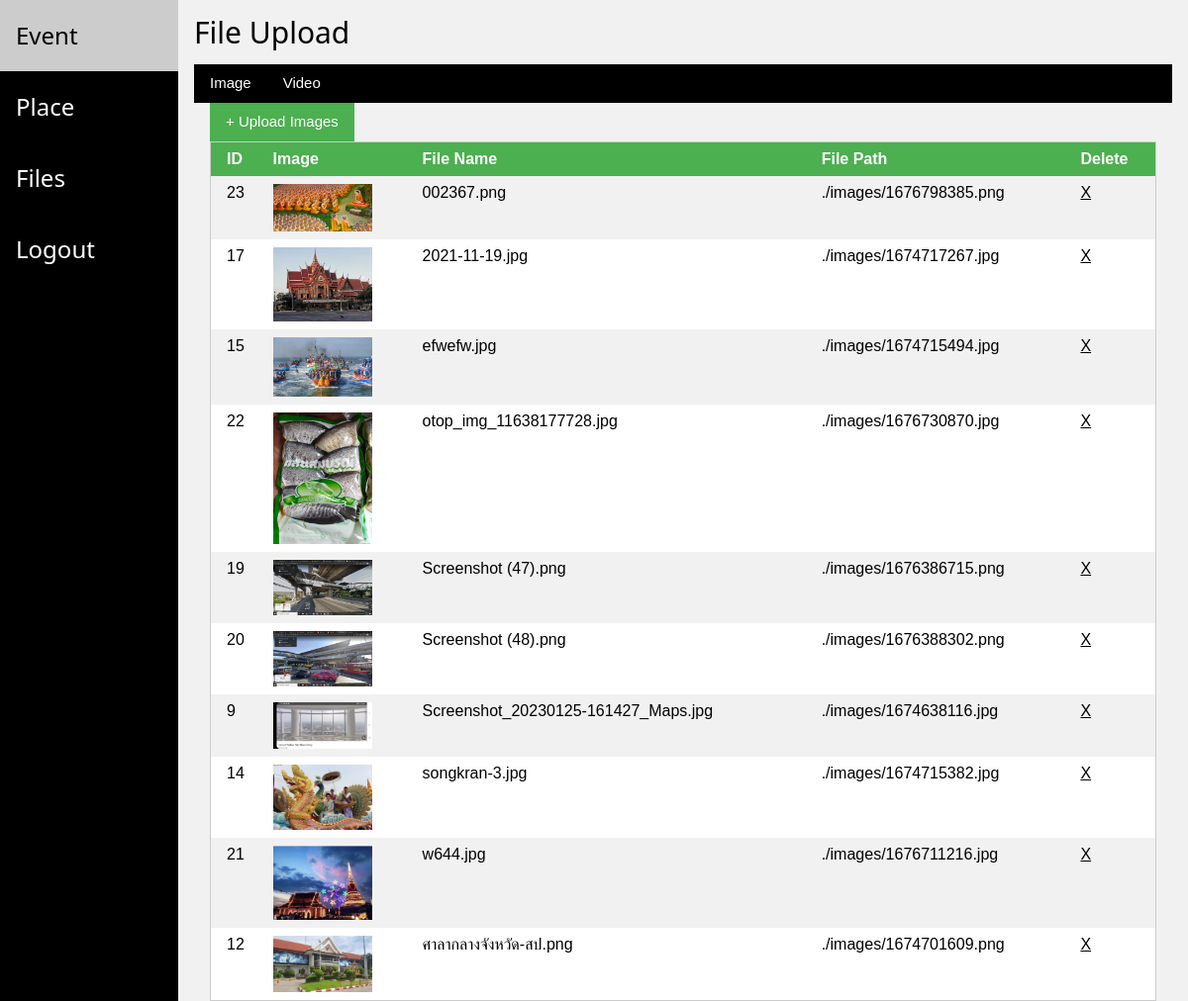
Before: /travel_be/index.php?page=files (signed in) with the older database file.
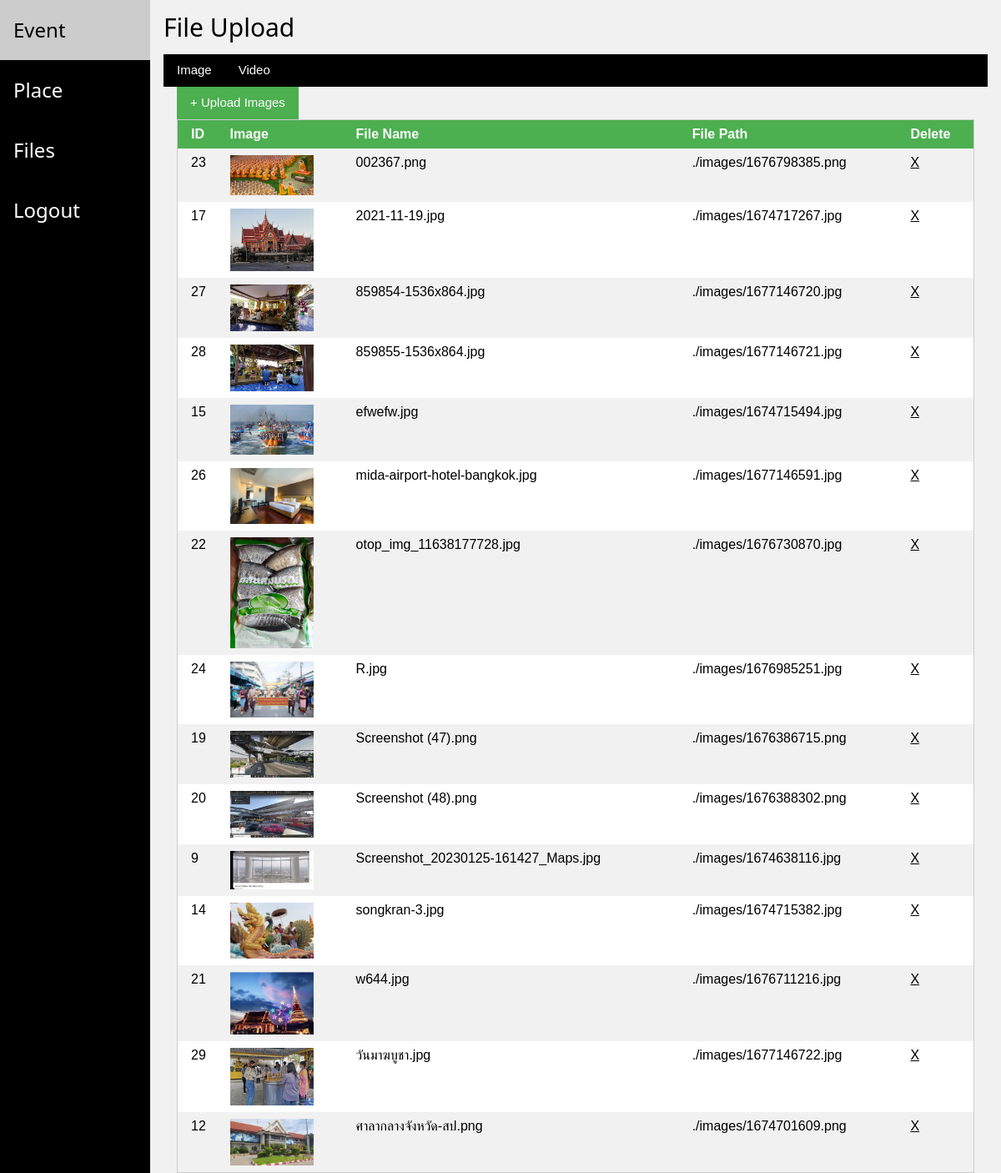
After: the same page with the newer database file.
### tables this page shows
CREATE TABLE `table_file` (
  `file_id` int(10) UNSIGNED NOT NULL,
  `file_name` text NOT NULL,
  `file_path` text NOT NULL,
  `file_uploader` int(11) NOT NULL,
  `file_type` tinytext NOT NULL
);

### travel_be/fileUpload/list_image.php (the view, shortened to what this page needs)
<?php
$stmt2 = $conn->prepare("SELECT * FROM table_file WHERE (? = 1 or file_uploader = ?) AND file_type = 'image' ORDER BY file_name ASC");
$stmt2->bind_param("ss",$user_info["us_superuser"],$user_info["us_id"]);
$stmt2->execute();
$result2 = $stmt2->get_result();
?>
<table class="w3-table w3-striped w3-border w3-white">
	<tr class="w3-green">
		<th> ID </th><th> Image </th><th> File Name </th><th> File Path</th><th> Delete </th>
	</tr>
<?php
if($result2){
	while($row = $result2->fetch_array(MYSQLI_ASSOC)){
		?>
		<tr>
			<td><?=$row["file_id"]?></td>
			<td><img width="100" src="./../travel_fe/images/<?=$row['file_path']?>" onclick="dom_image_review_img.src=this.src; dom_image_review.style.display='block';"></td>
			<td><?=$row["file_name"]?></td>
			<td><?="./images/".$row["file_path"]?></td>
			<td><a href="./index.php?page=DELETE_FILE&delid=<?=$row["file_id"];?>"> X </a></td>
		</tr>
		<?php
	}
}
?>
</table>

### travel_be/index.php (shortened to what this page needs)
<?php
if(isset($_GET["page"])){
	$page_id = $_GET["page"];
}
?>
<html>
	<link rel="stylesheet" href="./css/w3.css">
	<link rel="stylesheet" href="https://cdnjs.cloudflare.com/ajax/libs/font-awesome/4.7.0/css/font-awesome.min.css">
	<body class="w3-light-grey">
		<?php include("./tab/index.php"); ?>
	</body>
</html>

### travel_be/tab/index.php (shortened to what this page needs)
<div class="w3-sidebar w3-bar-block w3-black" style="width: 15%;">
	<a href="index.php?page=event" class="w3-bar-item w3-button"> <h3>Event</h3> </a>
	<a href="index.php?page=place" class="w3-bar-item w3-button"> <h3>Place</h3> </a>
	<a href="index.php?page=files" class="w3-bar-item w3-button"> <h3>Files</h3> </a>
	<a href="logout.php" class="w3-bar-item w3-button"><h3>Logout</h3></a>
</div>
<div style="margin-left:15%;">
<?php
	switch($page_id){
		case "files" : require("./fileUpload/index.php");break;
	}
?>
</div>

### travel_be/fileUpload/index.php (shortened to what this page needs)
<?php
require("./fileUpload/video_upload.php");
$stmt1 = $conn->prepare("SELECT us_id,us_superuser FROM table_user WHERE us_name = ? AND us_pass = ?");
$stmt1->bind_param("ss",...getUserAndPass());
$stmt1->execute();
$result1 = $stmt1->get_result();
$user_info = $result1->fetch_all(MYSQLI_ASSOC)[0];
?>
<div class="w3-container">
	<h2> File Upload </h2>
	<div class="w3-bar w3-black">
		<button onclick="select_image_tab();" class="w3-button w3-bar-item"> Image </button>
		<button onclick="select_video_tab();" class="w3-button w3-bar-item"> Video </button>
	</div>
	<div class="w3-container" id="dom_image_tab">
		<button onclick="dom_imageUpload.style.display='block';" class="w3-button w3-green"> + Upload Images </button>
		<?php
		include("./fileUpload/list_image.php");
		?>
	</div>
</div>

### travel_be/css/w3.css (style rules this page uses)
*,*:before,*:after { box-sizing:inherit }
html { -ms-text-size-adjust:100%;-webkit-text-size-adjust:100% }
body { margin:0 }
a { background-color:transparent }
img { border-style:none }
button,input,select,textarea,optgroup { font:inherit;margin:0 }
button,input { overflow:visible }
button,select { text-transform:none }
button,[type=button],[type=reset],[type=submit] { -webkit-appearance:button }
html,body { font-family:Verdana,sans-serif;font-size:15px;line-height:1.5 }
html { overflow-x:hidden }
h2 { font-size:30px }
h3 { font-size:24px }
h1,h2,h3,h4,h5,h6 { font-family:"Segoe UI",Arial,sans-serif;font-weight:400;margin:10px 0 }
img { vertical-align:middle }
a { color:inherit }
.w3-table,.w3-table-all { border-collapse:collapse;border-spacing:0;width:100%;display:table }
.w3-striped tbody tr:nth-child(even) { background-color:#f1f1f1 }
.w3-table td,.w3-table th,.w3-table-all td,.w3-table-all th { padding:8px 8px;display:table-cell;text-align:left;vertical-align:top }
.w3-table th:first-child,.w3-table td:first-child,.w3-table-all th:first-child,.w3-table-all td:first-child { padding-left:16px }
.w3-btn,.w3-button { border:none;display:inline-block;padding:8px 16px;vertical-align:middle;overflow:hidden;text-decoration:none;color:inherit;background-color:inherit;text-align:center;cursor:pointer;white-space:nowrap }
.w3-btn,.w3-button { -webkit-touch-callout:none;-webkit-user-select:none;-khtml-user-select:none;-moz-user-select:none;-ms-user-select:none;user-select:none }
.w3-sidebar { height:100%;width:200px;background-color:#fff;position:fixed!important;z-index:1;overflow:auto }
.w3-bar { width:100%;overflow:hidden }
.w3-bar .w3-bar-item { padding:8px 16px;float:left;width:auto;border:none;display:block;outline:0 }
.w3-bar .w3-button { white-space:normal }
.w3-bar-block .w3-bar-item { width:100%;display:block;padding:8px 16px;text-align:left;border:none;white-space:normal;float:none;outline:0 }
.w3-container:after,.w3-container:before,.w3-panel:after,.w3-panel:before,.w3-row:after,.w3-row:before,.w3-row-padding:after,.w3-row-padding:before, .w3-cell-row:before,.w3-cell-row:after,.w3-clear:after,.w3-clear:before,.w3-bar:before,.w3-bar:after { content:"";display:table;clear:both }
.w3-container,.w3-panel { padding:0.01em 16px }
.w3-border { border:1px solid #ccc!important }
.w3-green,.w3-hover-green:hover { color:#fff!important;background-color:#4CAF50!important }
.w3-white,.w3-hover-white:hover { color:#000!important;background-color:#fff!important }
.w3-black,.w3-hover-black:hover { color:#fff!important;background-color:#000!important }
.w3-light-grey,.w3-hover-light-grey:hover,.w3-light-gray,.w3-hover-light-gray:hover { color:#000!important;background-color:#f1f1f1!important }

Changed rows visible on the page:
added table_file: file_id "27", file_path (picture), file_name "859854-1536x864.jpg", file_path "1677146720.jpg"
added table_file: file_id "28", file_path (picture), file_name "859855-1536x864.jpg", file_path "1677146721.jpg"
added table_file: file_id "26", file_path (picture), file_name "mida-airport-hotel-bangkok.jpg", file_path "1677146591.jpg"
added table_file: file_id "24", file_path (picture), file_name "R.jpg", file_path "1676985251.jpg"
added table_file: file_id "29", file_path (picture), file_name "วันมาฆบูชา.jpg", file_path "1677146722.jpg"
